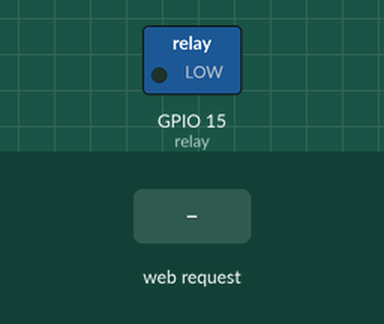
Recording of a program running on a simulated ESP8266 (NodeMCU). Parts: switched loads named in the program (green lamp = pin HIGH). The test bench sets the inputs (shaded band). WiFi joins after 1.5 s; servers stay silent unless stated; what the program prints to the serial monitor is not drawn.

Above: at 2.7 s.
2.8 s: HTTP request GET /RelayOn received
At 3.6 s:
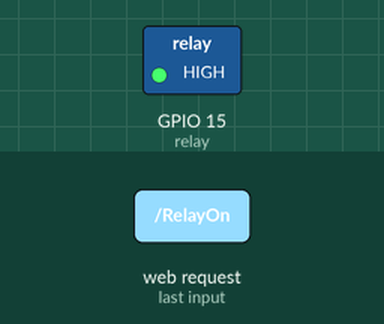
4.3 s: HTTP request GET /RelayOff received
At 4.8 s:
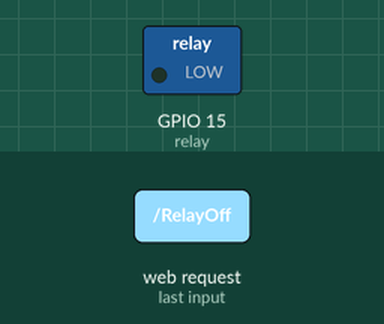
Timing chart, 0 to 7.3 s (numbered marks = the images above; inputs shaded):
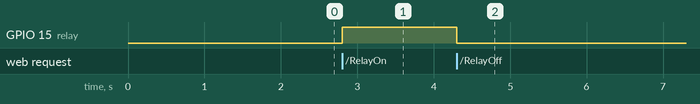

The program:

main.cpp
```cpp
#include <Arduino.h>
#include <ESP8266WebServer.h>
#include <ESP8266mDNS.h>

const char* ssid = "U+Net43B0";
const char* password = "DD9D033347";
const int relay = 15;

ESP8266WebServer server(80);

void handleRoot();
void handleNotFound();
void RelayOn();
void RelayOff();

void setup() {
  // put your setup code here, to run once:
  pinMode(relay, OUTPUT);
  Serial.begin(115200);
  WiFi.mode(WIFI_STA);
  WiFi.begin(ssid, password);
  Serial.println("");

  while (WiFi.status() != WL_CONNECTED) {
    delay(500);
    Serial.print(".");
  }
  Serial.println("");
  Serial.print("Connected to "); Serial.println(ssid);
  Serial.print("IP address: "); Serial.println(WiFi.localIP());

  if(MDNS.begin("miniwifi")) {
    Serial.println("MDNS responder started");
  }

  server.on("/", handleRoot);

  server.on("/inline", []() {
    server.send(200, "text/plain", "Hello from the inline function\n");
  });

  server.on("/RelayOn", RelayOn);
  server.on("/RelayOff", RelayOff);

  server.onNotFound(handleNotFound);

  server.begin();
  Serial.println("HTTP server started");
}

void loop() {
  // put your main code here, to run repeatedly:
  MDNS.update();
  server.handleClient();
}

void handleRoot() {
  String message = (server.method() == HTTP_GET)?"GET":"POST";
  message += " " + server.uri() + "\n";
  for (uint8_t i = 0; i < server.args(); i++) {
    message += " " + server.argName(i) + " : " + server.arg(i) + "\n";
  }
  message += "\nHello from ESP8266!\n";
  server.send(200, "text/plain", message);
}

void handleNotFound() {
  String message = "File Not Found\n\n";
  server.send(404, "text/plain", message);
}

void RelayOn() {
  digitalWrite(relay, HIGH);
  String message = "<html><head><meta charset=\"utf-8\"><title>Relay On</title></head>"
                  "<body>"
                  "<head>Relay On<head>"
                  "릴레이가 켜졌습니다."
                  "</body></html>";
  server.send(200, "text/html", message);
}

void RelayOff() {
  digitalWrite(relay, LOW);
  String message = "<html><head><meta charset=\"utf-8\"><title>Relay Off</title></head>"
                  "<body>"
                  "<head>Relay Off<head>"
                  "릴레이가 꺼졌습니다."
                  "</body></html>";
  server.send(200, "text/html", message);
}
```

Measured:
- after the input at 2.8 s, GPIO 15 (relay): LOW → HIGH at once
- after the input at 4.3 s, GPIO 15 (relay): HIGH → LOW at once
